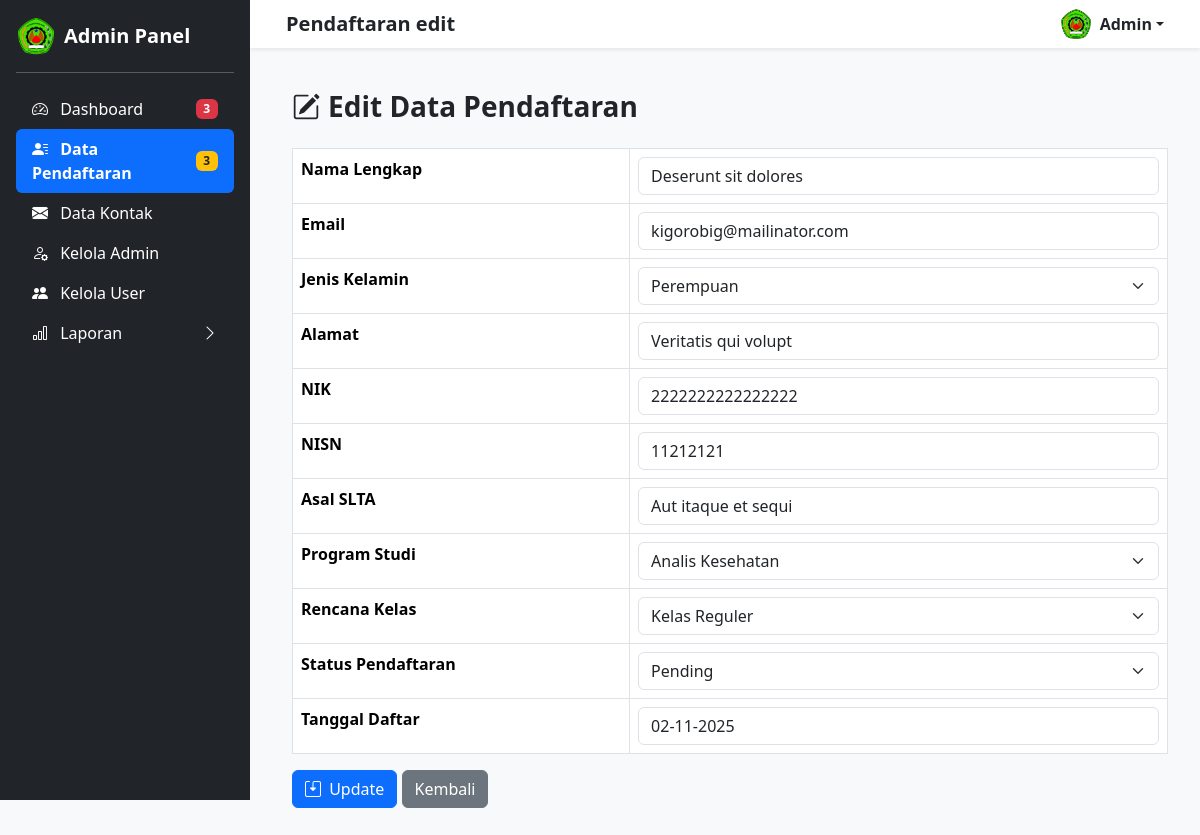
The page /admin/pendaftaran_edit.php?id=15 (signed in) on the database as committed earlier.
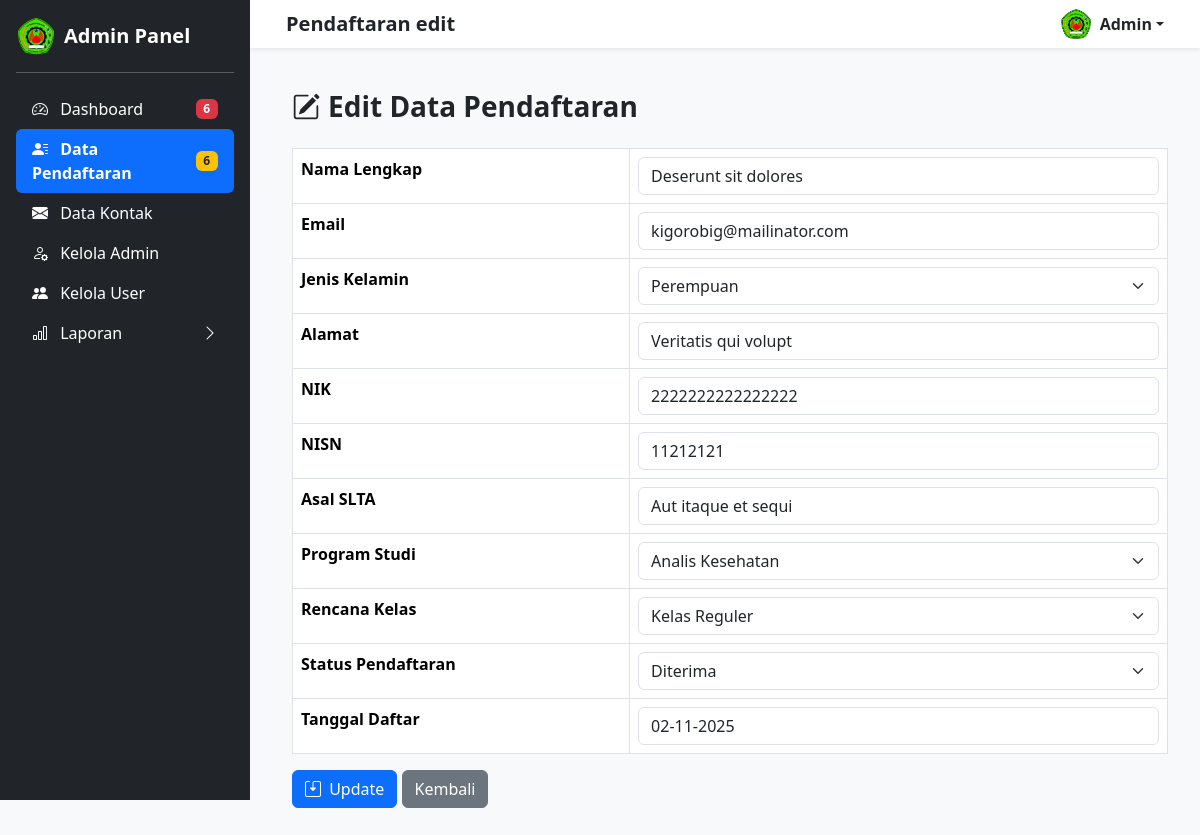
The same page on the database as committed later.
### tables this page shows
CREATE TABLE `tb_pendaftaran` (
  `id_pendaftaran` int(11) NOT NULL,
  `nama_lengkap` varchar(100) DEFAULT NULL,
  `email` varchar(100) DEFAULT NULL,
  `nomor_wa` varchar(20) DEFAULT NULL,
  `jenis_kelamin` varchar(20) DEFAULT NULL,
  `alamat` text DEFAULT NULL,
  `nik` varchar(16) NOT NULL,
  `nisn` varchar(10) NOT NULL,
  `asal_slta` varchar(100) DEFAULT NULL,
  `program_studi` varchar(100) DEFAULT NULL,
  `rencana_kelas` varchar(50) DEFAULT NULL,
  `bukti_pembayaran` varchar(255) DEFAULT NULL,
  `tanggal_daftar` datetime DEFAULT current_timestamp(),
  `status_pendaftaran` enum('Pending','Diterima','Tidak Diterima') DEFAULT 'Pending'
);

### admin/pendaftaran_edit.php (the view, shortened to what the changed rows need)
<?php
include '../includes/koneksi.php';
$id = $_GET['id'];
$data = mysqli_query($conn, "SELECT * FROM tb_pendaftaran WHERE id_pendaftaran = '$id'");
$row = mysqli_fetch_assoc($data);
?>
<!DOCTYPE html>
<html lang="id">
<head>
    <link href="https://cdn.jsdelivr.net/npm/bootstrap@5.3.2/dist/css/bootstrap.min.css" rel="stylesheet">
    <link href="https://cdn.jsdelivr.net/npm/bootstrap-icons@1.11.1/font/bootstrap-icons.css" rel="stylesheet">
</head>
<?php include 'sidebar_admin.php'; ?>
<body>
    <div class="content">
        <div class="container">
            <form method="POST">
                <div class="table-responsive">
                    <table class="table table-bordered">
                        <tbody>
                            <tr>
                                <th>Nama Lengkap</th>
                                <td><input type="text" name="nama_lengkap"
                                        value="<?= htmlspecialchars($row['nama_lengkap']); ?>" class="form-control"
                                        required></td>
                            </tr>
                            <tr>
                                <th>Email</th>
                                <td><input type="email" name="email" value="<?= htmlspecialchars($row['email']); ?>"
                                        class="form-control" required></td>
                            </tr>
                            <tr>
                                <th>Jenis Kelamin</th>
                                <td>
                                    <select name="jenis_kelamin" class="form-select" required>
                                        <option value="Perempuan" <?= ($row['jenis_kelamin'] == "Perempuan") ? 'selected' : ''; ?>>Perempuan</option>
                                    </select>
                                </td>
                            </tr>
                            <tr>
                                <th>Alamat</th>
                                <td><input type="text" name="alamat" value="<?= htmlspecialchars($row['alamat']); ?>"
                                        class="form-control" required></td>
                            </tr>
                            <tr>
                                <th>NIK</th>
                                <td><input type="text" name="nik" value="<?= htmlspecialchars($row['nik']); ?>"
                                        class="form-control" required></td>
                            </tr>
                            <tr>
                                <th>NISN</th>
                                <td><input type="text" name="nisn" value="<?= htmlspecialchars($row['nisn']); ?>"
                                        class="form-control" required></td>
                            </tr>
                            <tr>
                                <th>Asal SLTA</th>
                                <td><input type="text" name="asal_slta"
                                        value="<?= htmlspecialchars($row['asal_slta']); ?>" class="form-control"
                                        required></td>
                            </tr>
                            <tr>
                                <th>Program Studi</th>
                                <td>
                                    <select name="program_studi" class="form-select" required>
                                        <option value="Analis Kesehatan" <?= ($row['program_studi'] == "Analis Kesehatan") ? 'selected' : ''; ?>>Analis Kesehatan</option>
                                    </select>
                                </td>
                            </tr>
                            <tr>
                                <th>Rencana Kelas</th>
                                <td>
                                    <select name="rencana_kelas" class="form-select" required>
                                        <option value="Kelas Reguler" <?= ($row['rencana_kelas'] == "Kelas Reguler") ? 'selected' : ''; ?>>Kelas Reguler</option>
                                    </select>
                                </td>
                            </tr>
                            <tr>
                                <th>Status Pendaftaran</th>
                                <td>
                                    <select name="status_pendaftaran" class="form-select" required>
                                        <option value="Pending"
                                            <?= ($row['status_pendaftaran'] == "Pending") ? 'selected' : ''; ?>>Pending
                                        </option>
                                        <option value="Diterima"
                                            <?= ($row['status_pendaftaran'] == "Diterima") ? 'selected' : ''; ?>>Diterima
                                        </option>
                                    </select>
                                </td>
                            </tr>
                            <tr>
                                <th>Tanggal Daftar</th>
                                <td><input type="text" value="<?= date('d-m-Y', strtotime($row['tanggal_daftar'])); ?>"
                                        class="form-control" readonly></td>
                            </tr>
                        </tbody>
                    </table>
                </div>
            </form>
        </div>
    </div>
</body>
</html>

### admin/sidebar_admin.php (shortened to what the changed rows need)
<?php
include '../includes/koneksi.php';
$jumlah_pendaftaran_pending = mysqli_fetch_assoc(mysqli_query(
    $conn,
    "SELECT COUNT(*) AS total FROM tb_pendaftaran WHERE status_pendaftaran = 'Pending'"
))['total'];
$jumlah_pesan_baru = mysqli_fetch_assoc(mysqli_query(
    $conn,
    "SELECT COUNT(*) AS total FROM kontak WHERE status_baca = 'belum baca'"
))['total'];
$total_notif = $jumlah_pendaftaran_pending + $jumlah_pesan_baru;
?>
<?php
$current_page = basename($_SERVER['PHP_SELF']);
if (in_array($current_page, ['pendaftaran_tambah.php', 'pendaftaran_edit.php'])) {
    $current_page = 'data_pendaftaran.php';
}
?>
<div class="sidebar bg-dark text-white p-3" id="sidebar">
    <ul class="nav nav-pills flex-column mb-auto" id="sidebarMenu">
        <li>
            <a href="dashboard_admin.php"
                class="nav-link text-white d-flex justify-content-between align-items-center <?= ($current_page == 'dashboard_admin.php') ? 'active' : ''; ?>">
                <span><i class="bi bi-speedometer2 me-2"></i> Dashboard</span>
                <?php if (!empty($total_notif) && $total_notif > 0): ?>
                    <span class="badge bg-danger"><?= $total_notif; ?></span>
                <?php endif; ?>
            </a>
        </li>
        <li>
            <a href="data_pendaftaran.php"
                class="nav-link text-white d-flex justify-content-between align-items-center <?= ($current_page == 'data_pendaftaran.php') ? 'active' : ''; ?>">
                <span><i class="bi bi-person-lines-fill me-2"></i> Data Pendaftaran</span>
                <?php if (!empty($jumlah_pendaftaran_pending) && $jumlah_pendaftaran_pending > 0): ?>
                    <span class="badge bg-warning text-dark"><?= $jumlah_pendaftaran_pending; ?></span>
                <?php endif; ?>
            </a>
        </li>
    </ul>
</div>

Rows that differ between the two databases and show on the page:
changed tb_pendaftaran "Deserunt sit dolores": status_pendaftaran "Pending" → "Diterima"
Other text that changed with them:
$total_notif: "3" → "6"
$jumlah_pendaftaran_pending: "3" → "6"
